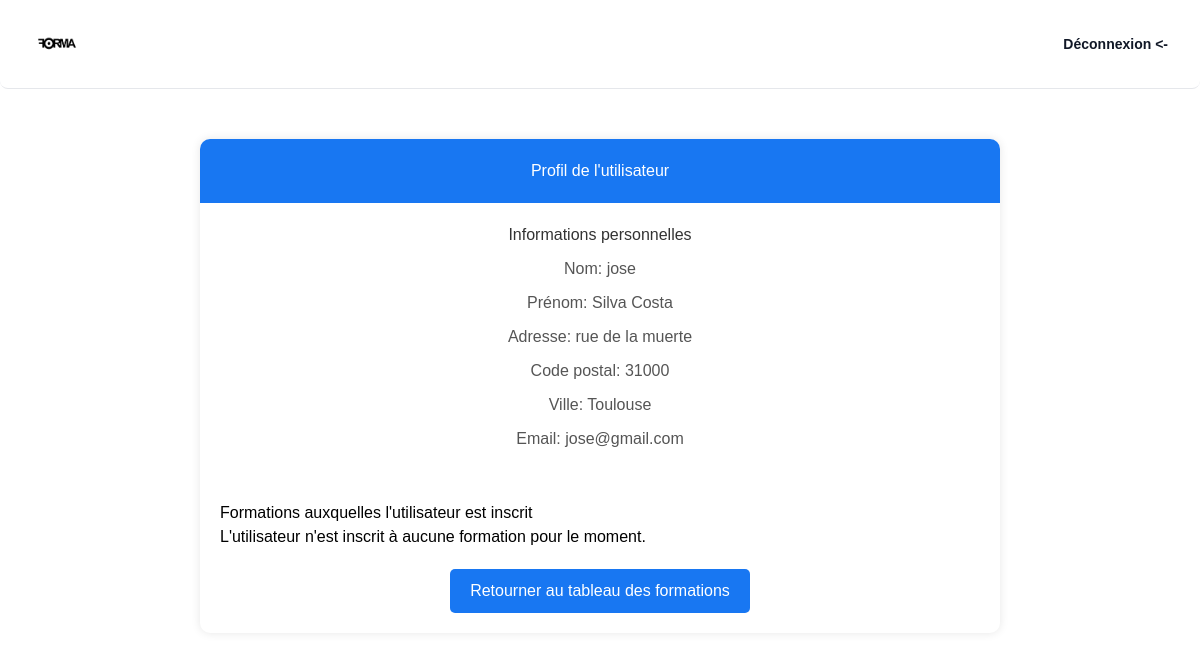
Screenshot of /profil_utilisateur.php (signed in) with the database file from the repository.
### tables this page shows
CREATE TABLE IF NOT EXISTS `utilisateur` (
  `id_utilisateur` int NOT NULL,
  `nom` varchar(50) DEFAULT NULL,
  `prenom` varchar(50) DEFAULT NULL,
  `adresse` varchar(50) DEFAULT NULL,
  `CP` int DEFAULT NULL,
  `fonction` varchar(50) DEFAULT NULL,
  `email` varchar(50) DEFAULT NULL,
  `ville` varchar(50) DEFAULT NULL,
  `id_association` int NOT NULL,
  `id_statut` int NOT NULL,
  PRIMARY KEY (`id_utilisateur`),
  KEY `id_association` (`id_association`),
  KEY `id_statut` (`id_statut`)
);

### include/profils.php (called while the page is built)
<?php
$id_utilisateur = $_SESSION['id_utilisateur'];
$sql_user = "SELECT * FROM utilisateur WHERE id_utilisateur = $id_utilisateur";
$result_user = $connexion->query($sql_user);
$user_data = $result_user->fetch();
$sql_inscriptions = "SELECT f.* FROM formation f
                    JOIN inscription i ON f.id_form = i.id_form
                    WHERE i.id_utilisateur = $id_utilisateur";
$result_inscriptions = $connexion->query($sql_inscriptions);
?>

### profil_utilisateur.php (the view, shortened to what this page needs)
<!DOCTYPE html>
<html lang="fr">
<?php
include("./navbar.php");
include("./include/profils.php");
?>
<head>
</head>
<body>
    <div class="profile-container">
        <div class="profile-header">
            <h1>Profil de l'utilisateur</h1>
        </div>
        <div class="profile-info">
            <h2>Informations personnelles</h2>
            <p>Nom: <?php echo $user_data['nom']; ?></p>
            <p>Prénom: <?php echo $user_data['prenom']; ?></p>
            <p>Adresse: <?php echo $user_data['adresse']; ?></p>
            <p>Code postal: <?php echo $user_data['CP']; ?></p>
            <p>Ville: <?php echo $user_data['ville']; ?></p>
            <p>Email: <?php echo $user_data['email']; ?></p>
        </div>
        <div class="profile-courses">
            <h2>Formations auxquelles l'utilisateur est inscrit</h2>
            <?php if ($result_inscriptions->rowCount() > 0) : ?>
                <ul class="course-list">
                    <?php while ($formation = $result_inscriptions->fetch()) : ?>
                        <li class="course-item"><?php echo $formation['libelle_form']; ?></li>
                    <?php endwhile; ?>
                </ul>
            <?php else : ?>
                <p>L'utilisateur n'est inscrit à aucune formation pour le moment.</p>
            <?php endif; ?>
            <div class="bouton">
                <a href="./formations.php">Retourner au tableau des formations</a>
            </div>
        </div>
    </div>
</body>
</html>

### navbar.php (shortened to what this page needs)
<head>
    <link href="https://cdn.jsdelivr.net/npm/tailwindcss@2.2.19/dist/tailwind.min.css" rel="stylesheet">
</head>
<header class="bg-white">
    <nav class="border-b border-solid border-grey rounded-lg flex items-center justify-between p-6 lg:px-8" aria-label="Global">
        <div class="flex lg:flex-1">
            <a href="./index.php" class="-m-1.5 p-1.5">
                <img class="mx-auto h-10 w-auto" src="./asset/img/logo.png" alt="Forma">
            </a>
        </div>
        <div class="hidden lg:flex lg:flex-1 lg:justify-end">
            <?php if (isset($_SESSION['connected']) && $_SESSION['connected'] == true) { ?>
                <a href="./include/deconnexion.php" class="text-sm font-semibold leading-6 text-gray-900">Déconnexion <-</a>
            <?php } else { ?>
                <a href="./connexion_utilisateur.php" class="text-sm font-semibold leading-6 text-gray-900">Connexion -></a>
            <?php } ?>
        </div>
    </nav>
</header>

### profil_utilisateur.php (style rules this page uses)
body { font-family: Arial, sans-serif; margin: 0; padding: 0; }
.profile-container { max-width: 800px; margin: 50px auto; background-color: #fff; border-radius: 10px; box-shadow: 0 0 10px rgba(0, 0, 0, 0.1); overflow: hidden; }
.profile-header { background-color: #1877f2; padding: 20px; text-align: center; color: #fff; }
.profile-header h1 { margin: 0; }
.profile-info { padding: 20px; text-align: center; }
.profile-info h2 { color: #333; }
.profile-info p { margin: 10px 0; color: #555; }
.profile-courses { padding: 20px; }
.bouton { text-align: center; margin-top: 20px; }
.bouton a { display: inline-block; padding: 10px 20px; background-color: #1877f2; color: #fff; text-decoration: none; border-radius: 5px; transition: background-color 0.3s ease; }

### rows the page displays
utilisateur: nom "jose", prenom "Silva Costa", adresse "rue de la muerte", CP "31000", ville "Toulouse", email "jose@gmail.com"
